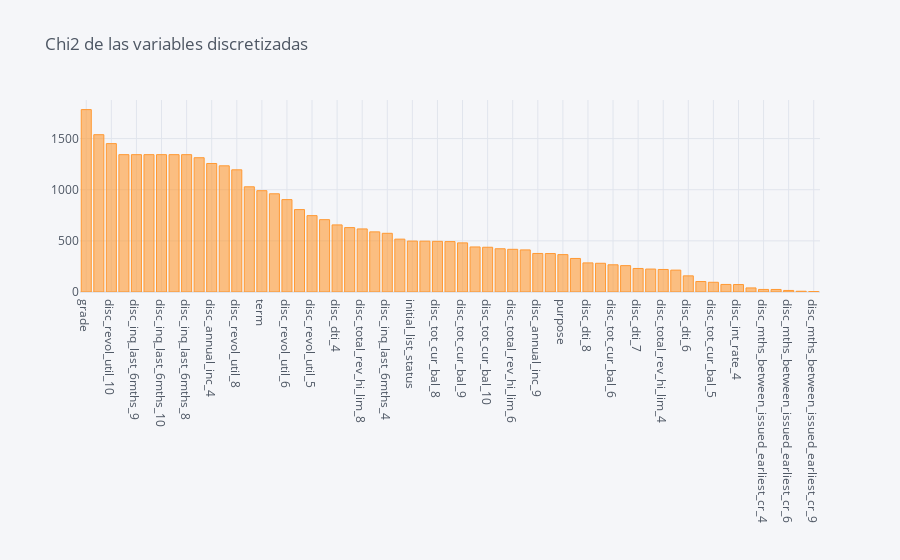

Notebook code for this chart:
### Code cell
best_chi2=pd.DataFrame({'variable':chi2_test.feature_names_in_,'chi2':chi2_test.scores_,'p-value':chi2_test.pvalues_})\
    .sort_values('chi2',ascending=False).reset_index(drop=True)
best_chi2=best_chi2[best_chi2['p-value']<0.05]
best_chi2.iplot(kind='bar',x='variable',y='chi2',title='Chi2 de las variables discretizadas')

### Figure 1 — Plotly figure (JSON) as saved in the notebook; plotly's stock layout.template omitted (floating-point values rounded to 4 significant figures)
{"data": [{"marker": {"color": "rgba(255, 153, 51, 0.6)", "line": {"color": "rgba(255, 153, 51, 1.0)", "width": 1}}, "name": "chi2", "orientation": "v", "text": "", "type": "bar", "x": ["grade", "disc_annual_inc_5", "disc_revol_util_10", "disc_inq_last_6mths_6", "disc_inq_last_6mths_9", "disc_inq_last_6mths_7", "disc_inq_last_6mths_10", "disc_inq_last_6mths_5", "disc_inq_last_6mths_8", "disc_revol_util_9", "disc_annual_inc_4", "disc_int_rate_5", "disc_revol_util_8", "disc_revol_util_7", "term", "home_ownership", "disc_revol_util_6", "disc_dti_5", "disc_revol_util_5", "disc_int_rate_6", "disc_dti_4", "disc_revol_util_4", "disc_total_rev_hi_lim_8", "disc_total_rev_hi_lim_10", "disc_inq_last_6mths_4", "disc_total_rev_hi_lim_5", "initial_list_status", "disc_annual_inc_10", "disc_tot_cur_bal_8", "disc_int_rate_10", "disc_tot_cur_bal_9", "disc_dti_10", "disc_tot_cur_bal_10", "disc_total_rev_hi_lim_9", "disc_total_rev_hi_lim_6", "verification_status", "disc_annual_inc_9", "disc_total_rev_hi_lim_7", "purpose", "disc_dti_9", "disc_dti_8", "disc_int_rate_7", "disc_tot_cur_bal_6", "disc_tot_cur_bal_7", "disc_dti_7", "disc_tot_cur_bal_4", "disc_total_rev_hi_lim_4", "disc_annual_inc_8", "disc_dti_6", "disc_annual_inc_7", "disc_tot_cur_bal_5", "disc_mths_between_issued_earliest_cr_8", "disc_int_rate_4", "disc_mths_between_issued_earliest_cr_7", "disc_mths_between_issued_earliest_cr_4", "disc_int_rate_8", "disc_mths_between_issued_earliest_cr_6", "disc_annual_inc_6", "disc_mths_between_issued_earliest_cr_9"], "y": [1784.0, 1538.0, 1451.0, 1343.0, 1343.0, 1343.0, 1343.0, 1343.0, 1343.0, 1313.0, 1257.0, 1234.0, 1195.0, 1029.0, 990.7, 960.3, 903.4, 805.9, 746.7, 707.3, 656.0, 629.7, 616.7, 587.9, 573.9, 517.0, 498.0, 497.0, 495.5, 493.0, 480.3, 440.4, 437.7, 422.8, 417.4, 411.5, 376.8, 375.9, 365.5, 328.0, 284.5, 280.9, 266.1, 257.8, 229.9, 224.3, 220.2, 213.9, 157.9, 102.4, 95.04, 73.91, 72.93, 39.8, 24.97, 24.87, 15.23, 7.454, 4.099]}], "layout": {"legend": {"bgcolor": "#F5F6F9", "font": {"color": "#4D5663"}}, "paper_bgcolor": "#F5F6F9", "plot_bgcolor": "#F5F6F9", "title": {"font": {"color": "#4D5663"}, "text": "Chi2 de las variables discretizadas"}, "xaxis": {"gridcolor": "#E1E5ED", "showgrid": true, "tickfont": {"color": "#4D5663"}, "title": {"font": {"color": "#4D5663"}, "text": ""}, "zerolinecolor": "#E1E5ED"}, "yaxis": {"gridcolor": "#E1E5ED", "showgrid": true, "tickfont": {"color": "#4D5663"}, "title": {"font": {"color": "#4D5663"}, "text": ""}, "zerolinecolor": "#E1E5ED"}}}
